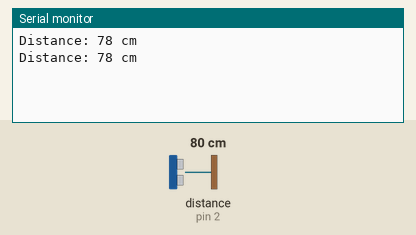
Recording of a sketch running on a simulated Arduino Uno, built with avr-gcc and run on an emulated ATmega328P. Shown: the last lines printed to the serial monitor. Wiring (inferred from the names in the program): ultrasonic range finder: trigger pin 4; echo pin 2. The test bench sets the inputs (shaded band); at power-on: distance to the obstacle (sensor on pin 2) 80 cm. The echo pulse lasts 58.3 µs per cm.

Above: at 1.8 s.
1.9 s: distance to the obstacle (sensor on pin 2) set to 2 cm
At 2.8 s:
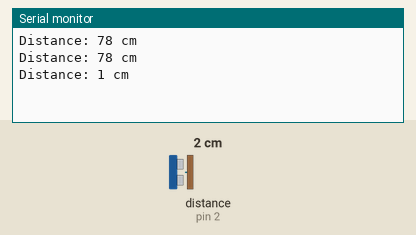
3.4 s: distance to the obstacle (sensor on pin 2) set to 4 cm
At 4.8 s:
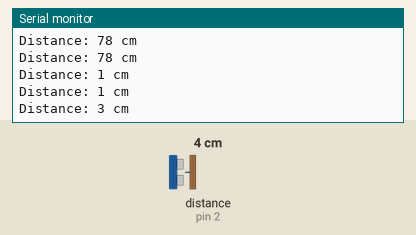
Timing chart, 0 to 6.4 s (numbered marks = the images above; inputs shaded):
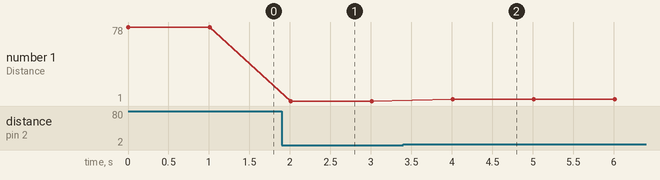

The sketch:

05.ino
```cpp
const int trigPin = 4;
const int echoPin = 2;
long duration;
int distanceCm, distanceInch;

void setup() {
    Serial.begin(9600);
    pinMode(trigPin, OUTPUT);
    pinMode(echoPin, INPUT);
}

void loop() {

    // Set the trigPin HIGH for 10 microseconds
    digitalWrite(trigPin, HIGH);
    delayMicroseconds(10);
    digitalWrite(trigPin, LOW);

    // Read the echoPin, return the sound wave travel time in microseconds
    duration = pulseIn(echoPin, HIGH);

    // Calculate the distance in cm and inches
    distanceCm = duration * 0.034 / 2;
    distanceInch = duration * 0.0133 / 2;

    Serial.print("Distance: ");
    Serial.print(distanceCm);
    Serial.println(" cm");

    delay(1000);
}
```

Measured:
- after the input at 1.9 s, the serial monitor: prints a new line after 0.11 s (image 1)
- after the input at 3.4 s, the serial monitor: prints a new line after 0.61 s (image 2)
- plotted number 1: 78 → 1 after the input at 1.9 s, 1 → 3 after the input at 3.4 s
